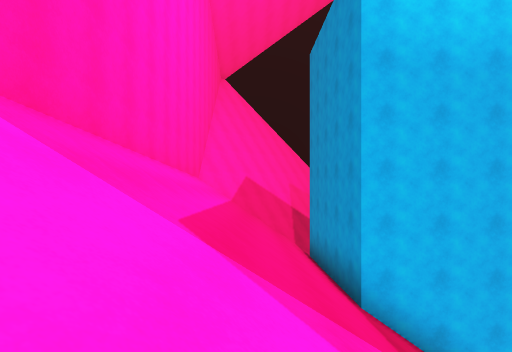
[1] (above)

21 first-person views from a walk through a Unity game level. The camera is 1.2 m above the floor, looks level and sees 85° across. The floor is counted in squares, 2 m on a side. Each view is taken from the middle of a square. On the plan, view 1 faces up. The plan holds only what a view shows up to about 9 squares ahead; the rest is blank. The place goes on beyond the plan.

[2]
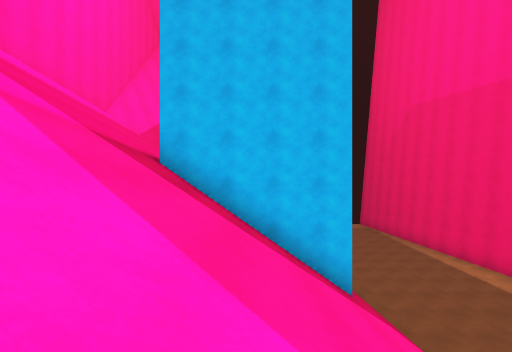

[3]
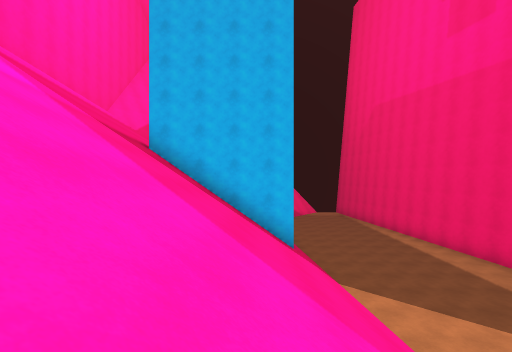

[4]
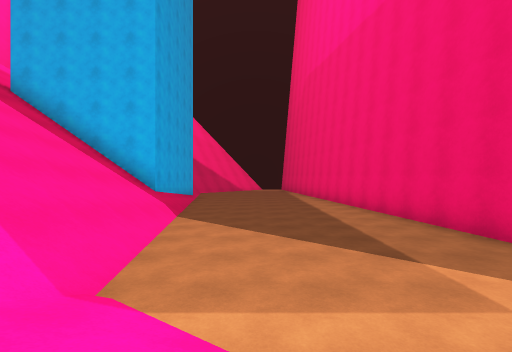

[5]
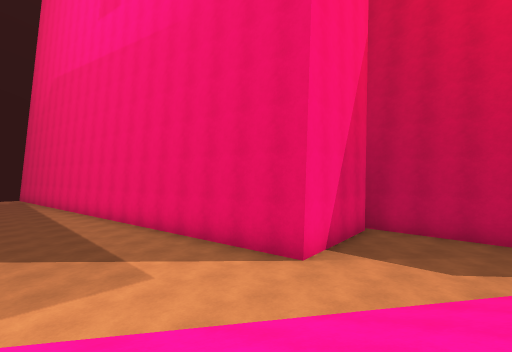

[6]
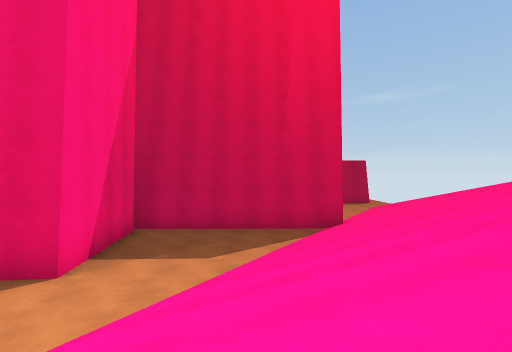

[7]
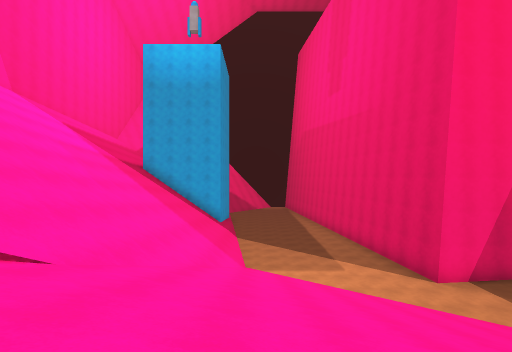

[8]
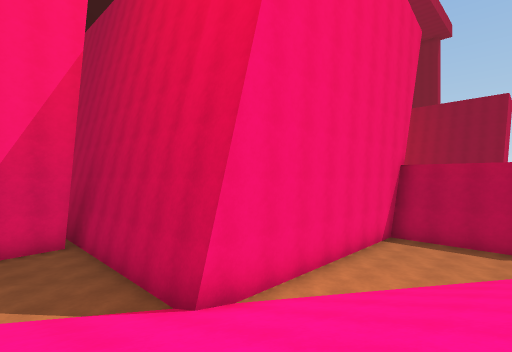

[9]
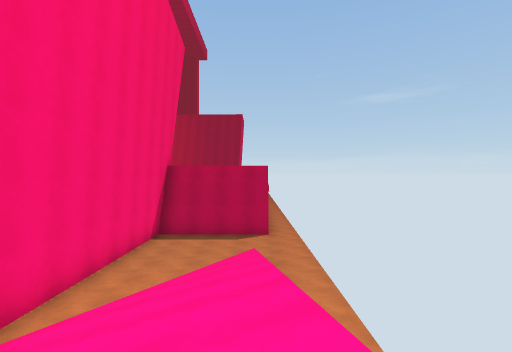

[10]
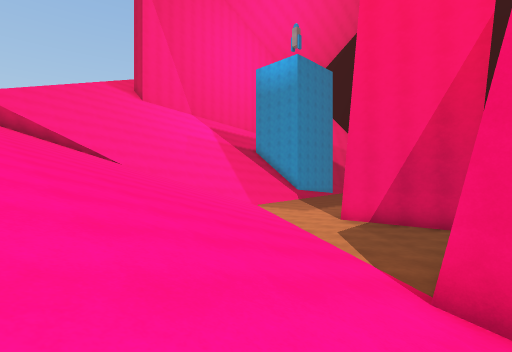

[11]
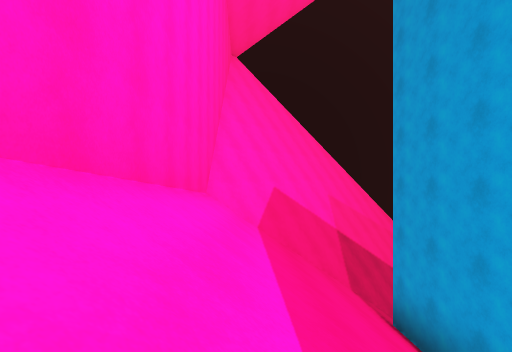

[12]
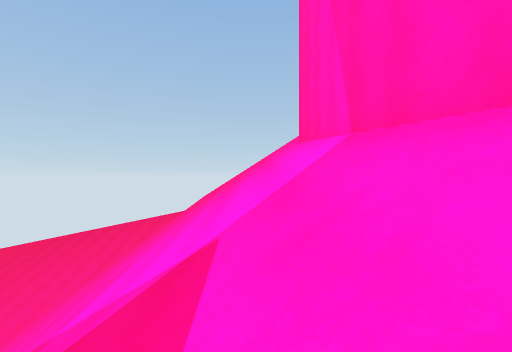

[13]
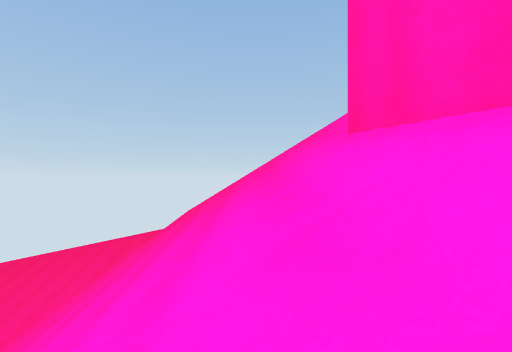

[14]
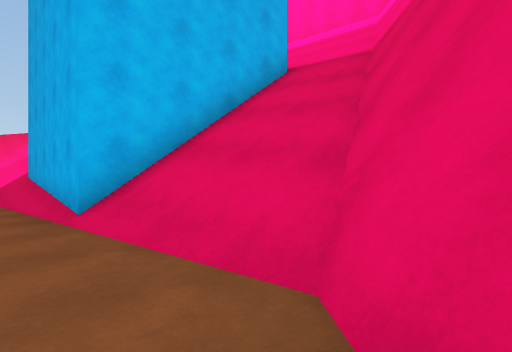

[15]
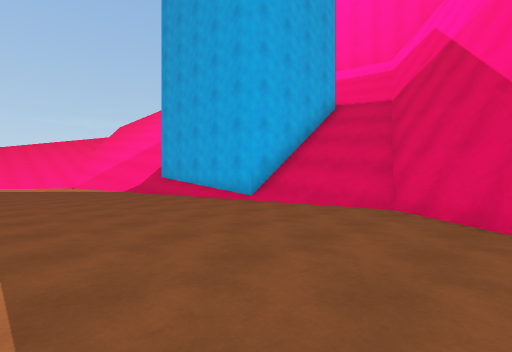

[16]
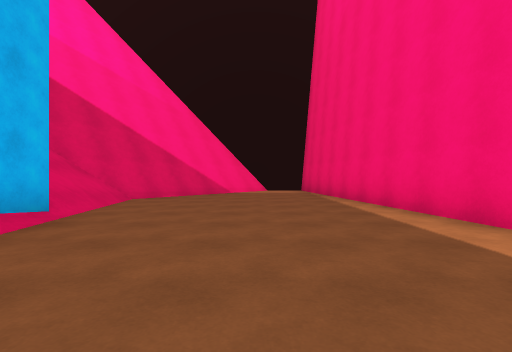

[17]
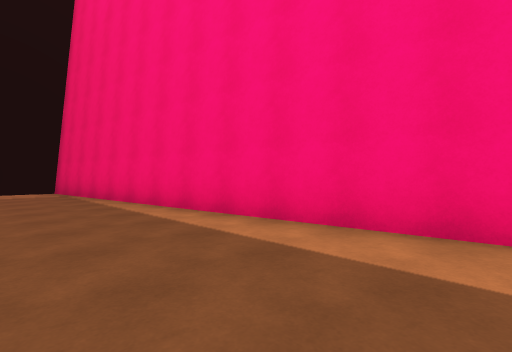

[18]
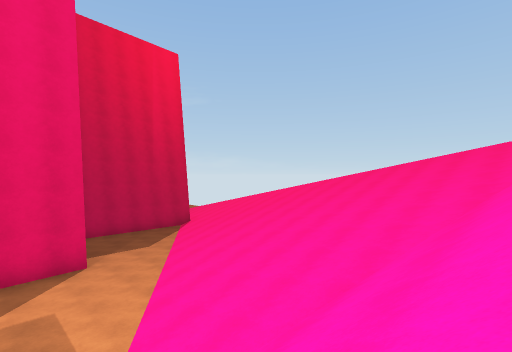

[19]
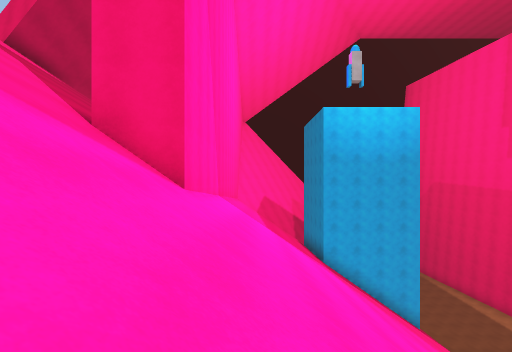

[20]
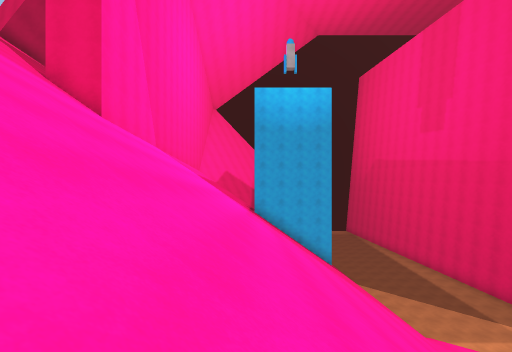

[21]
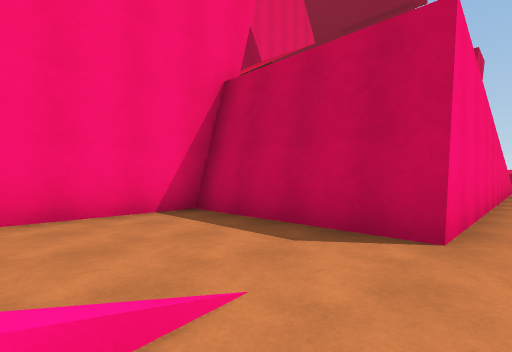

### Floor plan
Key: @ floor where view 1 was taken; # wall or solid block; . main floor; : floor 4 m higher than the main floor; / step, stairs or slope; v drop or lower ground.
Columns run from 8 left of view 1 to 26 right of it. Each row starts with its distance up from view 1.
 15               ##....#
 14             ###.....#
 13          #####......#
 12       #####////.....#
 11      ###///////.....#
 10      #////#####.....#
  9      #////#   #.....#
  8      #////#   #.....##
  7      #////#   #......#
  6      #////#   #......#
  5      #////#####......#
  4      #//////////.....#
  3      #//////////.....#
  2 ///  #//////////.....#
  1 ///  #//////////.....#
  0  /// #//@///////.....#  ###
 -1  v///#//////////.....####.#
 -2   v//#////////////....#...#
 -3    v///////////////.......#
 -4     /////////////////.....#
 -5      /////////////////....#
 -6      v//////////////////./#
 -7       ///////////////////.#########
 -8        ////////////////////......#
 -9          //  ///////////////.....v
-10           /  /////////////////...v
-11               // //////////////..#:
-12                           .........

Where each view was taken, in squares from view 1:
view 1: 0 up, 0 right, facing up
view 2: 1 down, 4 right, facing up
view 3: 3 down, 5 right, facing up
view 4: 3 down, 9 right, facing up
view 5: 5 down, 9 right, facing up-right
view 6: 5 down, 9 right, facing right
view 7: 10 down, 8 right, facing up
view 8: 11 down, 15 right, facing up-right
view 9: 11 down, 15 right, facing right
view 10: 11 down, 18 right, facing up-left
view 11: 4 up, 1 left, facing up
view 12: 5 up, 1 left, facing down
view 13: 1 up, 1 left, facing down
view 14: 14 up, 7 right, facing down-left
view 15: 15 up, 11 right, facing down-left
view 16: 6 up, 9 right, facing up
view 17: 6 up, 9 right, facing up-right
view 18: 0 up, 5 right, facing down-right
view 19: 7 down, 1 left, facing up
view 20: 10 down, 2 right, facing up
view 21: 12 down, 22 right, facing up-right
